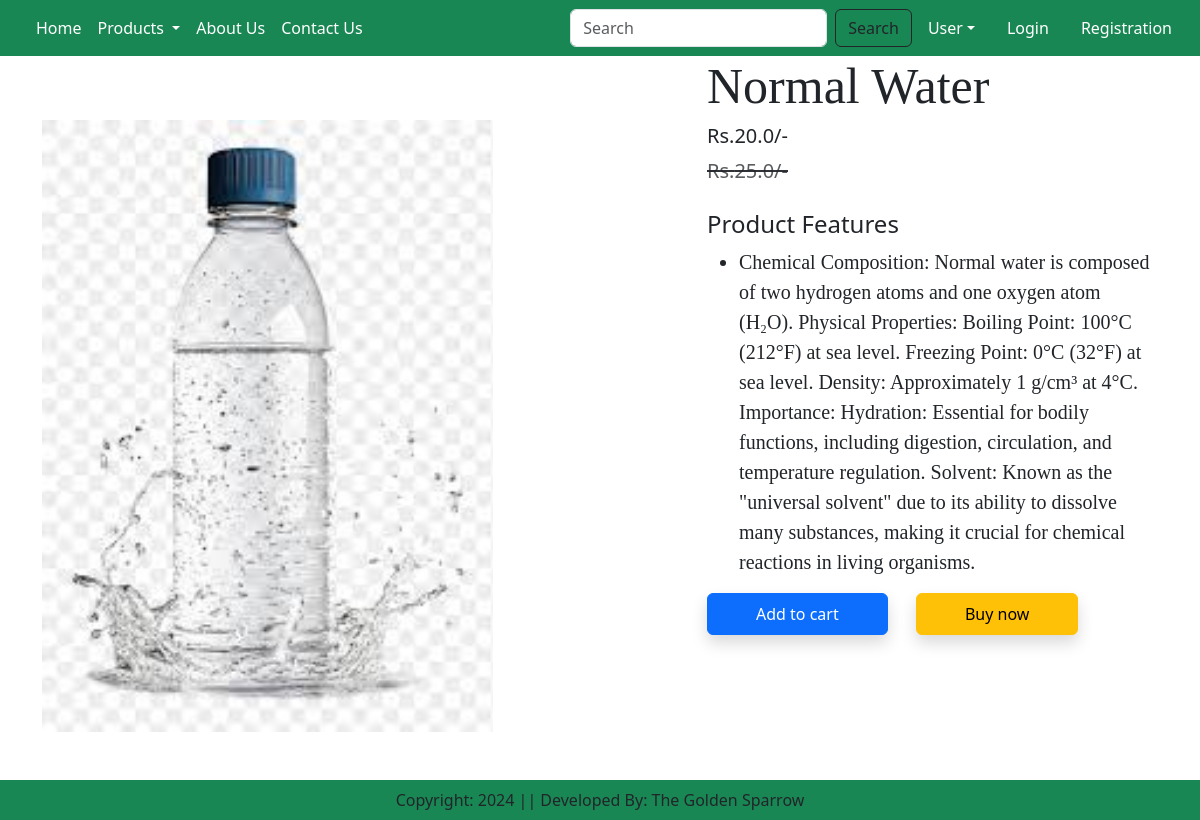
The app's page /product-detail/5 with its own data.
### app/models.py (models this page shows, shortened)
class Product(models.Model):
    title = models.CharField(max_length=100)
    selling_price = models.FloatField()
    discount_price = models.FloatField()
    description = models.TextField()
    composition = models.TextField(default='')
    prodapp = models.TextField(default='')
    category = models.CharField(choices=CATEGORY_CHOICE , max_length=2)
    Product_image = models.ImageField(upload_to='product')

### app/views.py (the view)
# urls.py: path('product-detail/<int:pk>', views.ProductDetail.as_view(), name="product-detail"),
class ProductDetail(View):
    def get(self, request,pk):
        product = Product.objects.get(pk=pk)
        return render(request, 'app/productdetail.html', locals())

### app/templates/app/productdetail.html (shortened to what this page needs)
{% extends 'app/base.html' %}
{% load static %}
{% block main-content %}
    <div class="container">
        <div class="row flex justify-content-between">
            <div class="img2 col-lg-5 mt-5">
                <img src="{{ product.Product_image.url }}" class="image col-xs-6 col-sm-12 col-lg-12 mt-3 text-sm-center w100 h75" alt="">
            </div>
            <div class="productdetail col-lg-5">
                <h1 style="font-family: Georgia; font-size: 50px;">{{ product.title }}</h1>
                <h5>Rs.{{ product.discount_price }}/-</h5>
                <small class="text-decoration-line-through text-muted fs-5">
                    <del>Rs.{{ product.selling_price }}/-</del>
                </small>
                <br><br>
                <h4>Product Features</h4>
                <ul class="fs-5" style="font-family: Rajdhani;">
                    <li>{{ product.description }}</li>
                </ul>
                    <form action="/add-to-cart" class="d-inline">
                        <button type="submit" class="btn btn-primary shadow px-5 py-2">Add to cart</button>
                    </form>
                    <a href="{% url 'showcart' %}" class="btn btn-warning shadow px-5 py-2 ms-4">Buy now</a>
            </div>
        </div>
    </div>
{% endblock main-content %}

### records on screen
Product: Product_image (picture), title "Normal Water", discount_price "20.0", selling_price "25.0", description "Chemical Composition: Normal water is composed of two hydrogen atoms and one oxygen atom (H₂O). Physical Properties: Boiling Point: 100°C (212°F) at sea level. Freezing Point: 0°C (32°F) at sea level. Density: Approximately 1 g/cm³ at 4°C. Importance: Hydration: Essential for bodily functions, including digestion, circulation, and temperature regulation. Solvent: Known as the \"universal solvent\" due to its ability to dissolve many substances, making it crucial for chemical reactions in living organisms."
